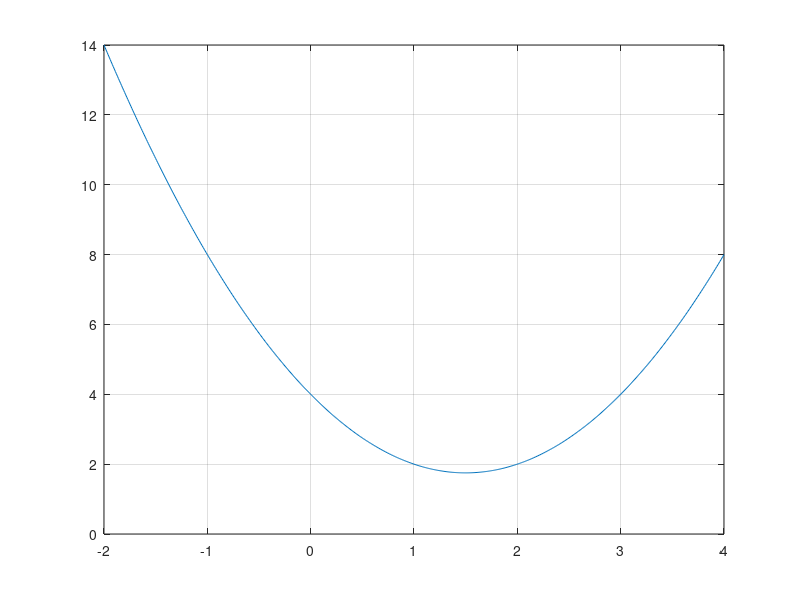

Source code (MATLAB): (Note: this script raises an error after producing the figure.)
clear;clc


x = -2:0.01:4; % Intervalo de x
y = x.^2 - 3*x + 4;
p = [1 -3 4]; % Polinomio de interpolacion
raices = roots(p); % Raices del polinomio

figure(1); 
plot(x,y)
grid on
ejes=gca; % Obtener los ejes del grafico
ejes.XAxisLocation = 'origin'; % Cambiar la posicion de los ejes
ejes.YAxisLocation = 'origin'; % Cambiar la posicion de los ejes
